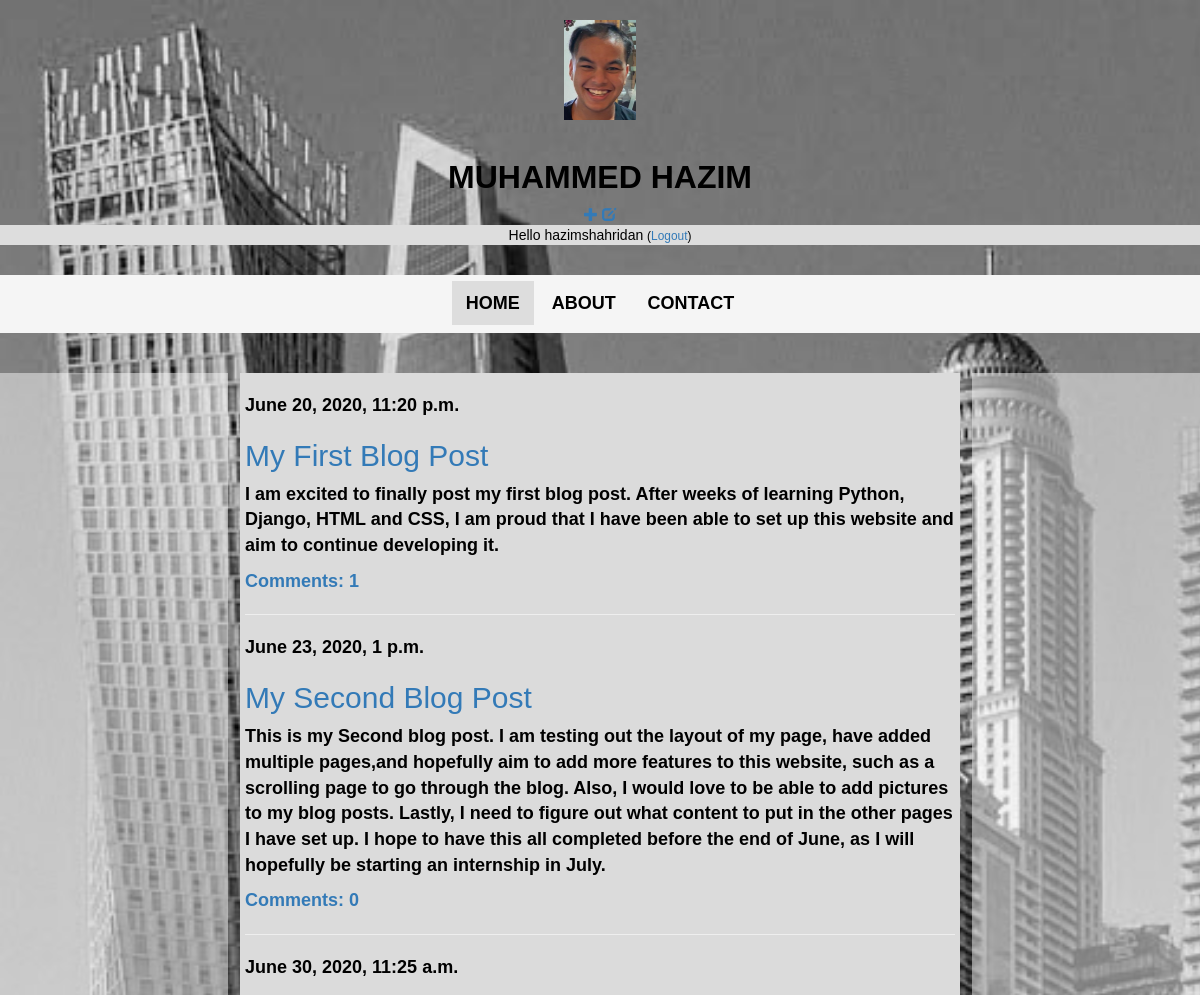
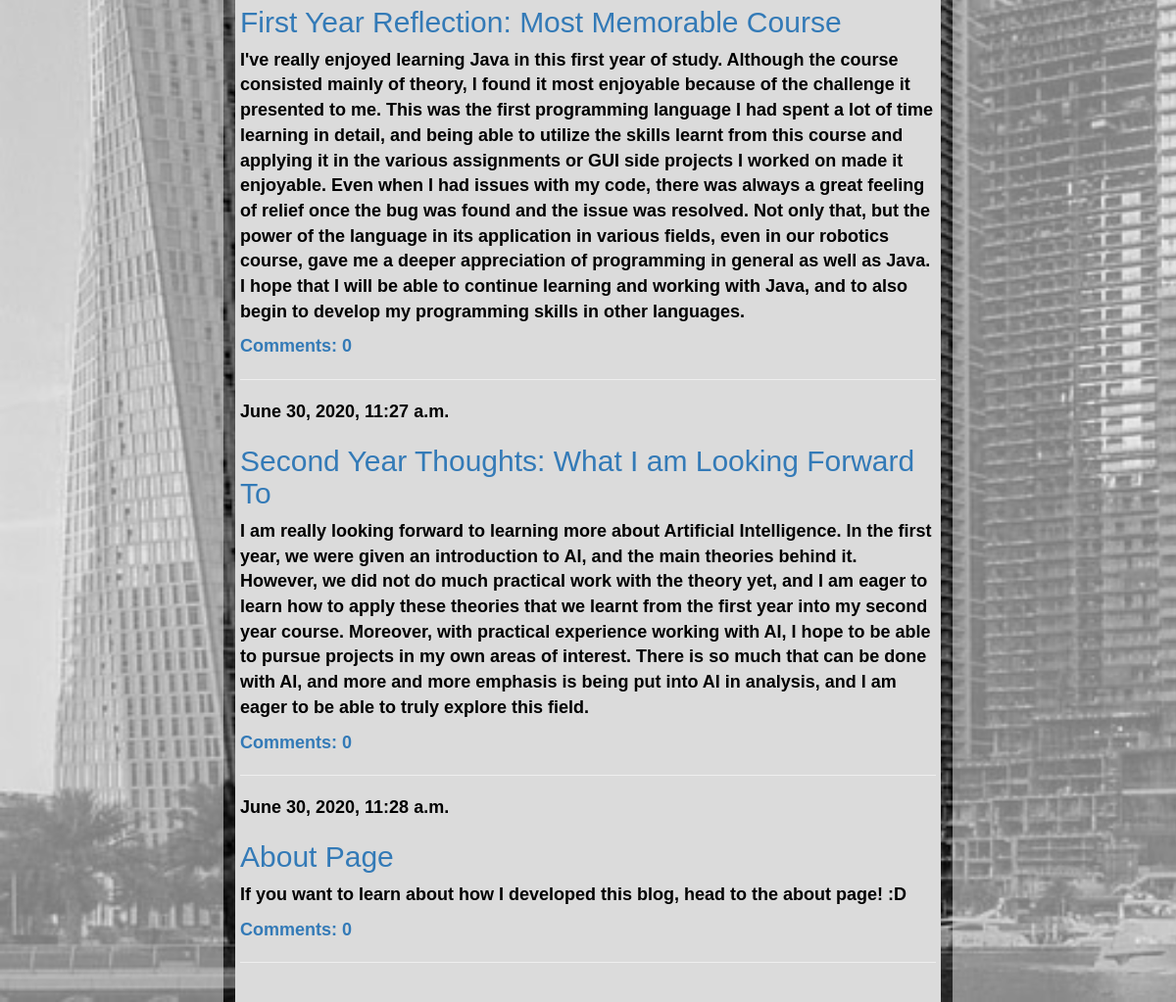
The app's page / (signed in) with its own data (2 pictures, top to bottom).
### blog/models.py (models this page shows, shortened)
class Post(models.Model):
    author=models.ForeignKey(settings.AUTH_USER_MODEL, on_delete=models.CASCADE)
    title= models.CharField(max_length=200)
    text= models.TextField()
    created_date = models.DateTimeField(default=timezone.now)
    published_date = models.DateTimeField(blank=True,null=True)
    def approved_comments(self):
        return self.comments.filter(approved_comment=True)

### blog/views.py (the view)
# urls.py: path('', views.post_list, name='post_list'),
def post_list(request):
    posts= Post.objects.filter(published_date__lte=timezone.now()).order_by('published_date')
    return render(request,'blog/post_list.html', {'posts':posts})

### blog/templates/blog/post_list.html
{% extends 'blog/base.html' %} {% block content %} {% for post in posts %}
<div class="post">
  <div class="date">
    {{ post.published_date }}
  </div>
  <h2><a href="{% url 'post_detail' pk=post.pk %}">{{ post.title }}</a></h2>
  <p>{{ post.text|linebreaksbr }}</p>
  <a href="{% url 'post_detail' pk=post.pk %}"
    >Comments: {{post.approved_comments.count}}</a
  >
  <hr />
</div>
{% endfor %} {% endblock %}

### blog/templates/blog/base.html (shortened to what this page needs)
{% load static %}
<!DOCTYPE html>
<html>
  <head>
    <link
      rel="stylesheet"
      href="//maxcdn.bootstrapcdn.com/bootstrap/3.2.0/css/bootstrap.min.css"
    />
    <link
      rel="stylesheet"
      href="//maxcdn.bootstrapcdn.com/bootstrap/3.2.0/css/bootstrap-theme.min.css"
    />
    <link rel="stylesheet" href="{% static 'css/styles.css' %}" />
  </head>
  <body>
    <div class="profilepic" style="padding-top: 20px;">
      <img src="{% static 'imgs/IMG-4012.JPG' %}" alt="icon" height="100px" />
    </div>
    <br />
    <div class="ttl">
      <h1
        style="
          font-family: Arial, Helvetica, sans-serif;
          font-weight: bold;
          font-size: xx-large;
        "
      >
        MUHAMMED HAZIM
      </h1>
      {% if user.is_authenticated %}
      <a href="{% url 'post_new' %}" class="top_menu"
        ><span class="glyphicon glyphicon-plus"></span
      ></a>
      <a href="{% url 'post_draft_list' %}" class="top-menu"
        ><span class="glyphicon glyphicon-edit"></span
      ></a>
      <p class="top menu" style="background-color: #ddd;">
        Hello {{user.username}}
        <small> (<a href="{% url 'logout' %}">Logout</a>)</small>
      </p>
      {% else %}
      <a href="{% url 'login' %}" class="top-menu"
        ><span class="glyphicon glyphicon-lock"></span
      ></a>
      {% endif %}
    </div>
    <br />
    <div class="taskbar">
      <a class="active" href="{% url 'post_list' %}">HOME</a>
      <a href="{% url 'webpage2' %}">ABOUT</a>
      <a href="{% url 'webpage3' %}">CONTACT</a>
    </div>
    <br />
    <br />
    <div class="tempholder">
      <div class="ltemp">
        <div class="lcont">
        </div>
      </div>
      <div class="main">
        <div class="content_container">
          <div class="row">
            <div class="text">
              {% block content %} {% endblock %}
            </div>
          </div>
        </div>
      </div>
      <div class="rtemp">
        <div class="rcont">
        </div>
      </div>
    </div>
  </body>
</html>

### blog/static/css/styles.css (style rules this page uses)
html, body { height: 100%; margin: 0; }
.tempholder { display: flex; height: fit-content; }
.ltemp { width: 20%; float: left; }
.lcont { float: left; width: 95%; height: 100%; background-color: whitesmoke; text-align: center; }
.main { width: 60%; height: 100%; float: left; background-color: rgb(219, 219, 219); }
.rtemp { width: 20%; float: right; }
.rtemp .rcont { width: 95%; height: 100%; float: right; background-color: whitesmoke; text-align: center; }
.profilepic { text-align: center; height: 120px; padding-top: 20px; }
.ttl { font-family: Arial, Helvetica, sans-serif; color: black; text-align: center; }
.taskbar { text-align: center; background-color: whitesmoke; padding-top: 16px; padding-bottom: 16px; }
.taskbar a { color: black; text-align: center; padding: 12px 14px; text-decoration: none; font-size: large; font-weight: bold; }
.taskbar a.active { background-color: #dddddd; }
.content_container { text-align: start; padding: 20px; }
.post { font-family: Arial, Helvetica, sans-serif; color: black; }
.text { font-family: Arial, Helvetica, sans-serif; font-weight: bold; font-size: large; }

### records on screen
Post: published_date "June 20, 2020, 11:20 p.m.", title "My First Blog Post", text "I am excited to finally post my first blog post. After weeks of learning Python, Django, HTML and CSS, I am proud that I have been able to set up this website and aim to continue developing it.", approved_comments.count "1"
Post: published_date "June 23, 2020, 1 p.m.", title "My Second Blog Post", text "This is my Second blog post. I am testing out the layout of my page, have added multiple pages,and hopefully aim to add more features to this website, such as a scrolling page to go through the blog. Also, I would love to be able to add pictures to my blog posts. Lastly, I need to figure out what content to put in the other pages I have set up. I hope to have this all completed before the end of June, as I will hopefully be starting an internship in July.", approved_comments.count "0"
Post: published_date "June 30, 2020, 11:25 a.m.", title "First Year Reflection: Most Memorable Course", text "I've really enjoyed learning Java in this first year of study. Although the course consisted mainly of theory, I found it most enjoyable because of the challenge it presented to me. This was the first programming language I had spent a lot of time learning in detail, and being able to utilize the skills learnt from this course and applying it in the various assignments or GUI side projects I worked on made it enjoyable. Even when I had issues with my code, there was always a great feeling of relief once the bug was found and the issue was resolved. Not only that, but the power of the language in its application in various fields, even in our robotics course, gave me a deeper appreciation of…", approved_comments.count "0"
Post: published_date "June 30, 2020, 11:27 a.m.", title "Second Year Thoughts: What I am Looking Forward To", text "I am really looking forward to learning more about Artificial Intelligence. In the first year, we were given an introduction to AI, and the main theories behind it. However, we did not do much practical work with the theory yet, and I am eager to learn how to apply these theories that we learnt from the first year into my second year course. Moreover, with practical experience working with AI, I hope to be able to pursue projects in my own areas of interest. There is so much that can be done with AI, and more and more emphasis is being put into AI in analysis, and I am eager to be able to truly explore this field.", approved_comments.count "0"
Post: published_date "June 30, 2020, 11:28 a.m.", title "About Page", text "If you want to learn about how I developed this blog, head to the about page! :D", approved_comments.count "0"

### other values on screen
{{ user.username }} "hazimshahridan"
